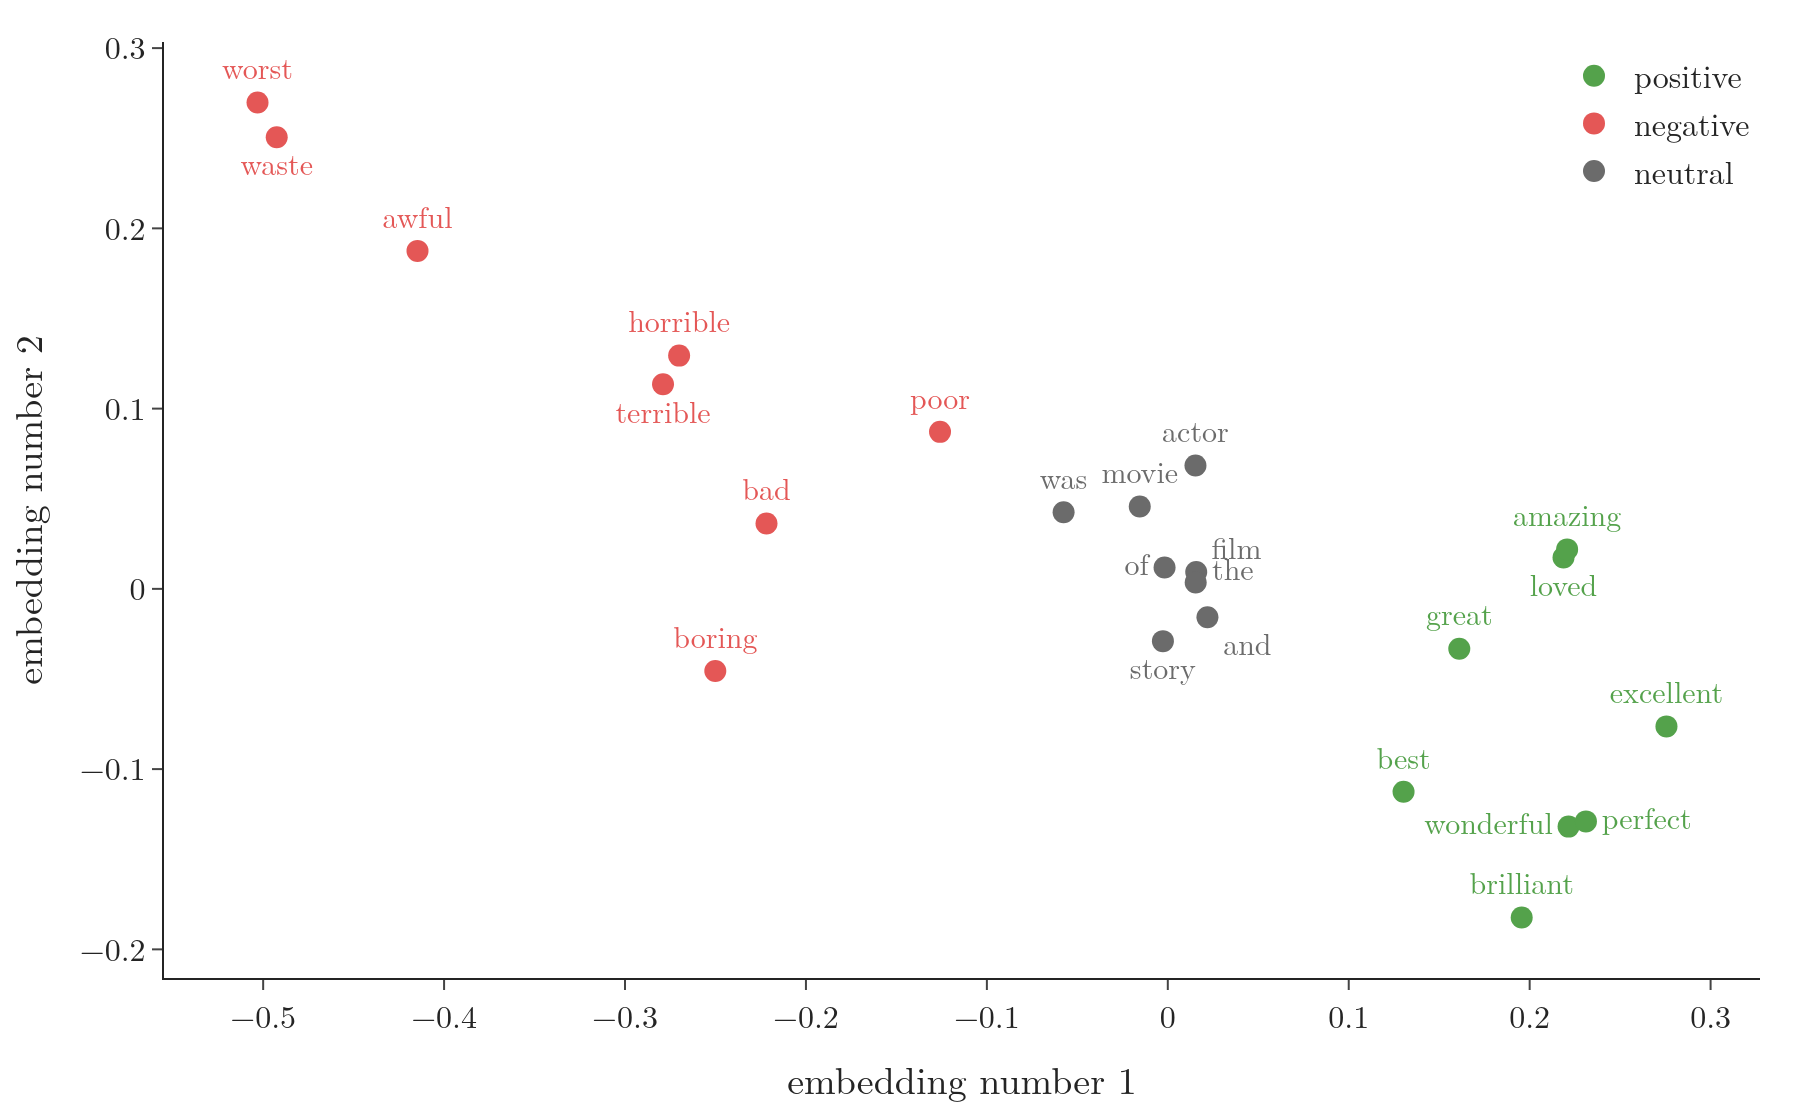

The script that drew this image:
"""The 2-number embedding learned on IMDB: a few positive, negative and neutral words (Plotly)."""
from pathlib import Path
import pandas as pd
import plotly.graph_objects as go
from common import GREEN, RED, GREY, FONT

here = Path(__file__).parent
e = pd.read_csv(here.parent / "data" / "embedding_words.csv")
# label placement, so close points do not overlap
POS = {"waste": "bottom center", "terrible": "bottom center", "loved": "bottom center", "perfect": "middle right",
       "wonderful": "middle left", "the": "middle right", "and": "bottom right", "of": "middle left", "film": "top right",
       "story": "bottom center", "amazing": "top center"}
e["pos"] = e.word.map(POS).fillna("top center")
fig = go.Figure()
for g, col in (("positive", GREEN), ("negative", RED), ("neutral", GREY)):
    d = e[e.group == g]
    fig.add_trace(go.Scatter(x=d.e1, y=d.e2, mode="markers+text", text=d.word, textposition=list(d.pos), name=g,
                             marker=dict(size=11, color=col), textfont=dict(color=col, size=15)))
fig.update_layout(template="simple_white", width=900, height=560, font=FONT,
                  xaxis=dict(title="embedding number 1"), yaxis=dict(title="embedding number 2"),
                  legend=dict(x=1.0, y=1.0, xanchor="right", bgcolor="rgba(255,255,255,0.8)"), margin=dict(l=70, r=20, t=20, b=60))
fig.write_image(here / "embedding_words.png", scale=2)
fig.write_image(here / "embedding_words.pdf")
